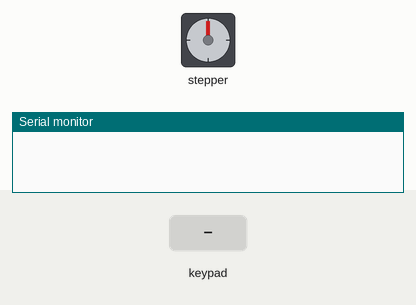
Bench run of a sketch on a simulated Arduino Uno, built with avr-gcc and run on an emulated ATmega328P. Parts: stepper motor, the last lines printed to the serial monitor. The inputs (shaded band) are chosen by the test bench. Stepper angles assume 2048 steps per turn.

Above: at 1.2 s.
1.3 s: keypad keys 1 2 3 4 # pressed 0.4 s apart
At 3.35 s:
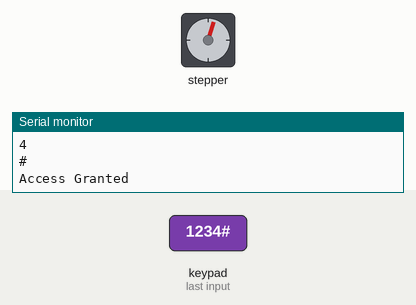
At 3.95 s:
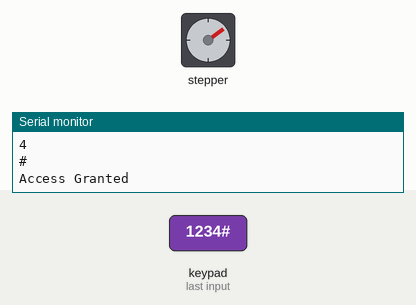
5.3 s: key 'A' pressed
At 5.46 s:
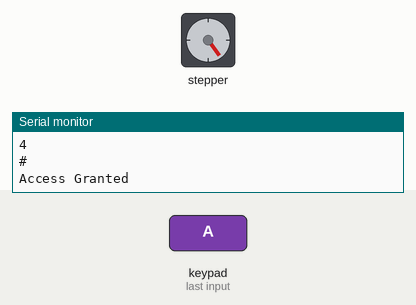
8.3 s: key 'B' pressed
At 8.47 s:
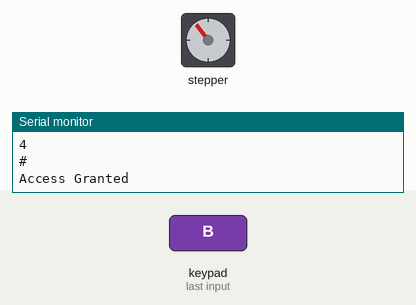
10.4 s: keypad keys 1 2 3 4 * pressed 0.4 s apart
13.9 s: key 'C' pressed
15.4 s: keypad keys 1 2 3 4 D pressed 0.4 s apart
Timing chart, 0 to 18.4 s (numbered marks = the images above; inputs shaded):
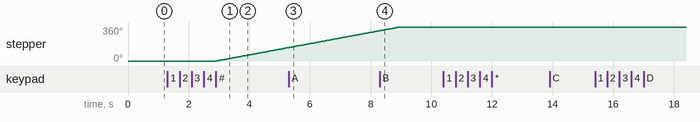

Measured:
- after the input at 1.3 s, stepper: keeps turning clockwise at about 60°/s, starting after 1.6 s

The sketch:

Project_38_Password_Lock.ino
```cpp
/*
Keye New RFID Starter Kit
Project 38
Password lock
Edit By Keyes
*/
#include <Keypad.h>
#include <Stepper.h>
// Number of steps for the stepper motor
const int stepsPerRevolution = 2048;
// Stepper motor setup
Stepper myStepper(stepsPerRevolution, 10, 11, 12, 13);
// Keypad layout setup
const byte ROWS = 4;
const byte COLS = 4;
char keys[ROWS][COLS] = {
  {'1', '2', '3', 'A'},
  {'4', '5', '6', 'B'},
  {'7', '8', '9', 'C'},
  {'*', '0', '#', 'D'}
};
byte rowPins[ROWS] = {9, 8, 7, 6}; //connect to the row pinouts of the keypad
byte colPins[COLS] = {5, 4, 3, 2}; //connect to the column pinouts of the keypad
// Create Keypad object
Keypad keypad = Keypad(makeKeymap(keys), rowPins, colPins, ROWS, COLS);
// Preset password
const String password = "1234";
String inputPassword;
void setup() {
  Serial.begin(9600);
  myStepper.setSpeed(10); // Set the stepper motor speed
}
void loop() {
  char key = keypad.getKey();
  if (key) {
    Serial.println(key);
    if (key == '#') {
      // End of input, verify password
      if (inputPassword == password) {
        Serial.println("Access Granted");
        myStepper.step(stepsPerRevolution); // Rotate motor
      } else {
        Serial.println("Access Denied");
      }
      inputPassword = ""; // Reset input
    } else if (key == '*') {
      inputPassword = ""; // Clear input
    } else {
      inputPassword += key; // Store input characters
    }
  }
}
```
